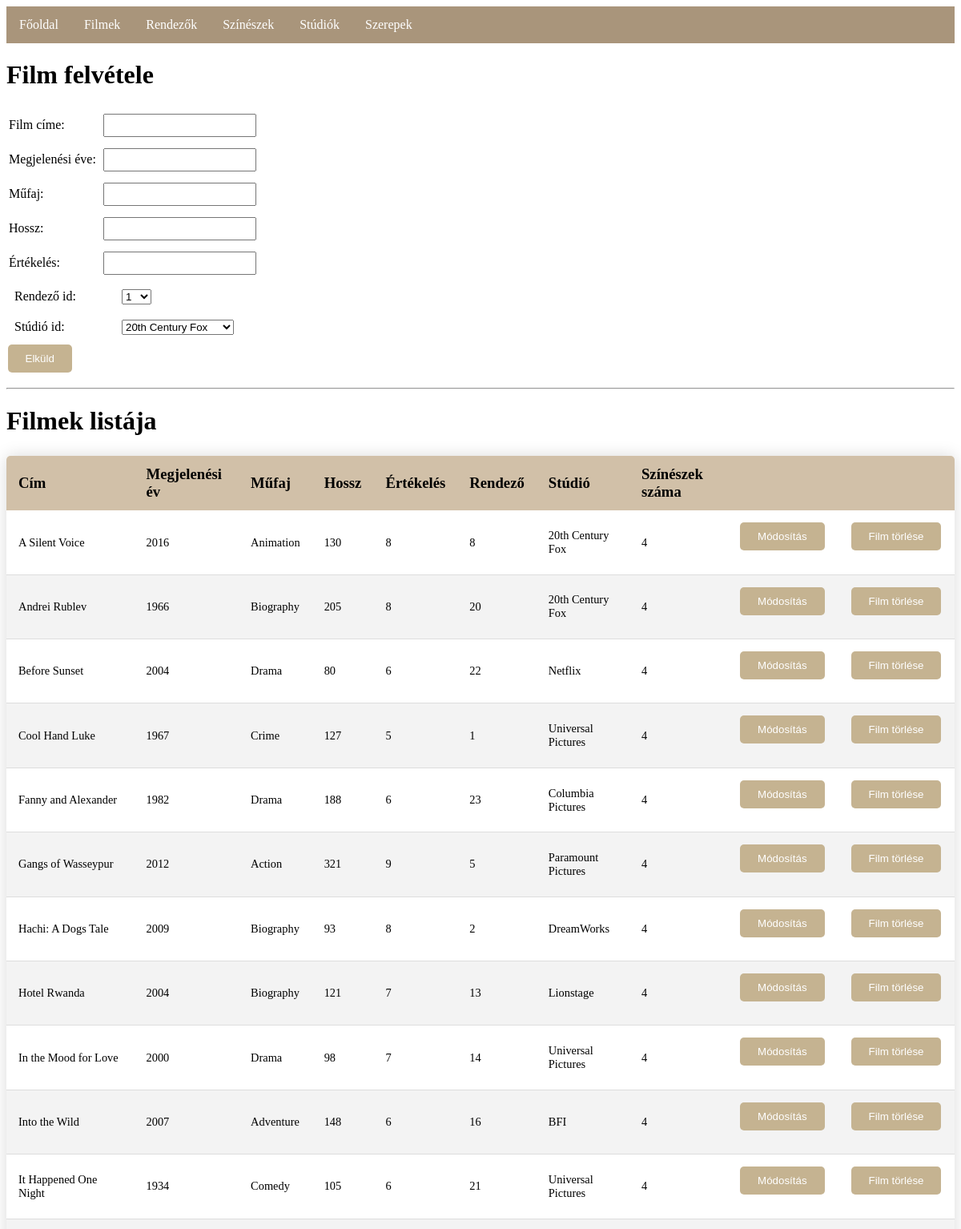
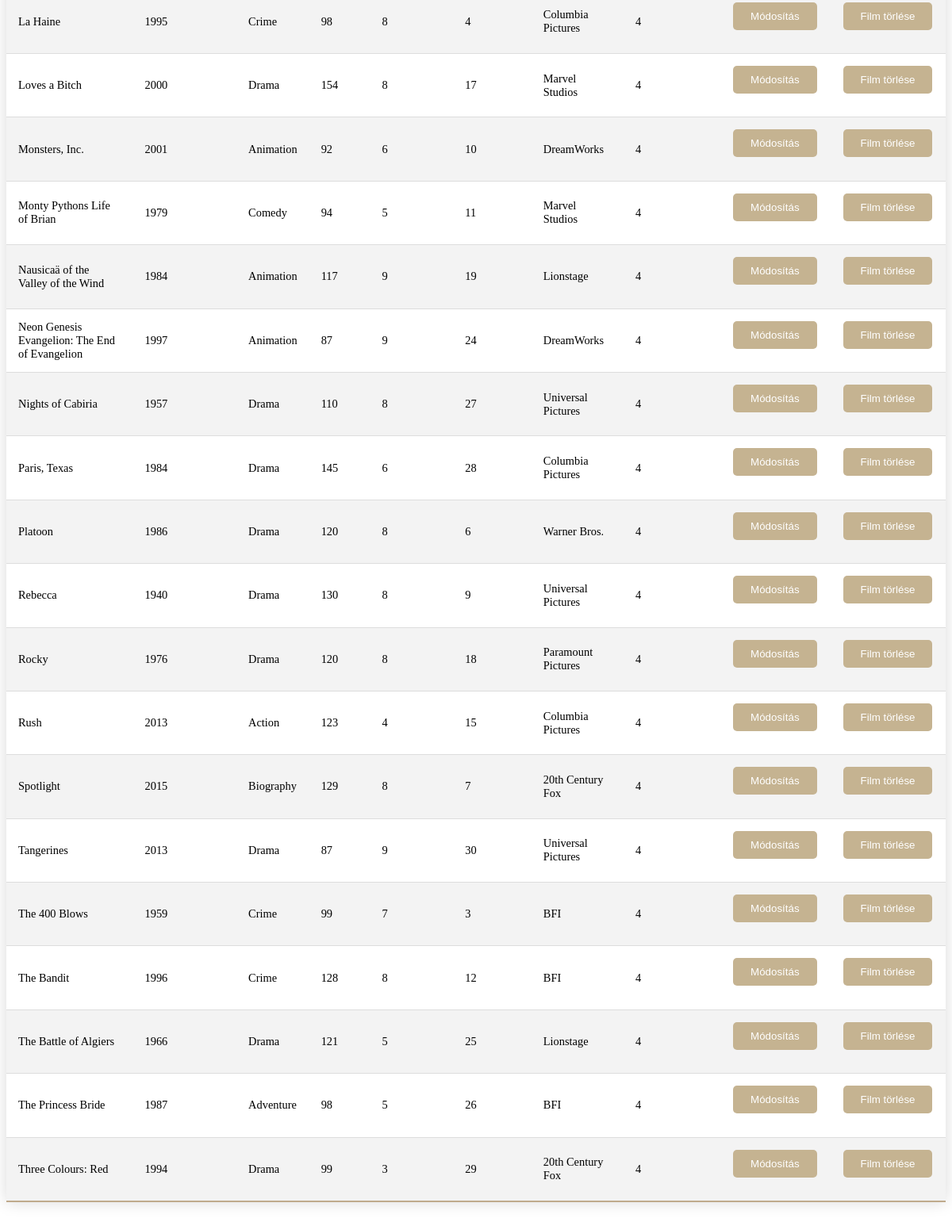
Screenshot of /Components/movie.php with the database file from the repository (2 pictures, top to bottom).
### tables this page shows
CREATE TABLE movie(title VARCHAR(100) PRIMARY KEY, release_date INT, genre VARCHAR(100), hossz INT, rank INT, directorID INT, FOREIGN KEY (directorID) REFERENCES director(id) ON DELETE CASCADE ON UPDATE CASCADE, studioID VARCHAR(20), FOREIGN KEY (studioID)  REFERENCES studio(name) ON DELETE CASCADE ON UPDATE CASCADE);

### functions.php (called while the page is built, shortened)
<?php
function imdb_csatlakozas() {
    $conn = mysqli_connect("localhost", "root", "") or die("Csatlakozási hiba");
    mysqli_query($conn, 'SET NAMES UTF-8');
	mysqli_query($conn, 'SET character_set_results=utf8');
	mysqli_set_charset($conn, 'utf8');
	return $conn;
}
function rendezoIDlistatLeker() {
if ( !($conn = imdb_csatlakozas()) ) {
		return false;
	}
	$result = mysqli_query( $conn,"SELECT id FROM director");
	return $result;
}
function studioIDlistatLeker() {
if ( !($conn = imdb_csatlakozas()) ) {
		return false;
	}
    $result = mysqli_query( $conn,"SELECT name FROM studio");
	return $result;
}
function filmlistatLeker() {
if ( !($conn = imdb_csatlakozas()) ) {
		return false;
	}
    $result = mysqli_query( $conn,"SELECT * FROM movie");
	return $result;
}
function szineszek_szama($title){
    if ( !($conn = imdb_csatlakozas()) ) {
    		return false;
    }
     $result = mysqli_query( $conn,"SELECT COUNT(movieID) AS countname FROM role WHERE role.movieID='$title'");
     while ( ($current_row = mysqli_fetch_assoc($result))!= null) {
           $row = $current_row;
     }
     return $row["countname"];
}
?>

### Components/movie.php (the view, shortened to what this page needs)
<?php
    include_once('functions.php');
    include_once('menu.php');
?>
<!DOCTYPE HTML>
<HTML>
<HEAD>
    <link rel="stylesheet" href="stilus.css">
</HEAD>
<BODY>
<h1>Film felvétele</h1>
<form method="POST" action="insertmovie.php" accept-charset="utf-8">
<table>
<tr>
    <td>Film címe: </td>
    <td><input type="text" name="title" required/></td>
</tr>
<tr>
    <td>Megjelenési éve: </td>
    <td><input type="text" name="release_date" required/></td>
</tr>
<tr>
    <td>Műfaj: </td>
    <td><input type="text" name="genre" required/></td>
</tr>
<tr>
    <td>Hossz: </td>
    <td><input type="text" name="hossz" required/></td>
</tr>
<tr>
    <td>Értékelés: </td>
    <td><input type="text" name="rank" required/></td>
</tr>
</table>
<label>Rendező id: </label>
<select name="directorID">
<?php
    $rendezok = rendezoIDlistatLeker();
    while( $egySor = mysqli_fetch_assoc($rendezok) ) {
         echo '<option value="'.$egySor["id"].'">'.$egySor["id"].'</option>';
    }
?>
</select>
<br>
<label>Stúdió id: </label>
<select name="studioID">
<?php
    $studiok = studioIDlistatLeker();
    while( $egySor = mysqli_fetch_assoc($studiok) ) {
          echo '<option value="'.$egySor["name"].'">'.$egySor["name"].'</option>';
    }
?>
</select>
<br>
<input type="submit" value="Elküld" />
</form>
<hr/>
<h1>Filmek listája</h1>
<table class="content-table">
    <thead>
    <tr>
        <th>Cím</th>
        <th>Megjelenési év</th>
        <th>Műfaj</th>
        <th>Hossz</th>
        <th>Értékelés</th>
        <th>Rendező</th>
        <th>Stúdió</th>
        <th>Színészek száma</th>
        <th></th>
        <th></th>
    </tr>
    </thead>
<?php
    $filmek = filmlistatLeker();
    while( $egySor = mysqli_fetch_assoc($filmek) ) {
        echo '<tr>';
        echo '<td>'. $egySor["title"] .'</td>';
        echo '<td>'. $egySor["release_date"] .'</td>';
        echo '<td>'. $egySor["genre"] .'</td>';
        echo '<td>'. $egySor["hossz"] .'</td>';
        echo '<td>'. $egySor["rank"] .'</td>';
        echo '<td>'. $egySor["directorID"] .'</td>';
        echo '<td>'. $egySor["studioID"] .'</td>';
        echo '<td>'. szineszek_szama($egySor["title"]) .'</td>';
        echo '<td><form method="POST" action="edit-moviepage.php">
           <input type="hidden" name="name" value="'.$egySor["title"].'-'.$egySor["release_date"].'-'.$egySor["genre"].'-'.$egySor["hossz"].'-'.$egySor["rank"].'" />
           <input type="submit" value="Módosítás" />
           </form></td>';
        echo '<td><form method="POST" action="deletemovie.php">
              <input type="hidden" name="title" value="'.$egySor["title"].'" />
              <input type="submit" value="Film törlése" />
              </form></td>';
        echo '</tr>';
    }
?>
</table>
</BODY>
</HTML>

### Style/stilus.css (style rules this page uses)
.content-table { border-collapse: collapse; margin: 25px 0; font-size: 0.9em; min-width: 600px; border-radius: 5px 5px 0 0; overflow: hidden; box-shadow: 0 0 20px rgba(0, 0, 0, 0.15); }
.content-table thead tr { background-color: #D1C0A8; text-align: left; font-weight: bold; font-size: 1.3em; }
.content-table th, .content-table td { padding: 12px 15px; }
.content-table tbody tr { border-bottom: 1px solid #dddddd; }
.content-table tbody tr:nth-of-type(even) { background-color: #f3f3f3; }
.content-table tbody tr:last-of-type { border-bottom: 2px solid #BFAA8C; }
label { margin: 5px; padding: 5px; text-align: left; display: inline-block; min-width: 120px; }
input { margin: 5px; padding: 5px; text-align: left; display: inline-flex; vertical-align: bottom; }
input[type=button], input[type=submit], input[type=reset] { background-color: #c5b391; border: none; color: white; padding: 10px 22px; text-decoration: none; margin: 3px 1.5px; cursor: pointer; border-radius: 5px 5px; overflow: hidden; }

### rows the page displays
movie: title "A Silent Voice", release_date "2016", genre "Animation", hossz "130", rank "8", directorID "8", studioID "20th Century Fox", title "4"
movie: title "Andrei Rublev", release_date "1966", genre "Biography", hossz "205", rank "8", directorID "20", studioID "20th Century Fox", title "4"
movie: title "Before Sunset", release_date "2004", genre "Drama", hossz "80", rank "6", directorID "22", studioID "Netflix", title "4"
movie: title "Cool Hand Luke", release_date "1967", genre "Crime", hossz "127", rank "5", directorID "1", studioID "Universal Pictures", title "4"
movie: title "Fanny and Alexander", release_date "1982", genre "Drama", hossz "188", rank "6", directorID "23", studioID "Columbia Pictures", title "4"
movie: title "Gangs of Wasseypur", release_date "2012", genre "Action", hossz "321", rank "9", directorID "5", studioID "Paramount Pictures", title "4"
movie: title "Hachi: A Dogs Tale", release_date "2009", genre "Biography", hossz "93", rank "8", directorID "2", studioID "DreamWorks", title "4"
movie: title "Hotel Rwanda", release_date "2004", genre "Biography", hossz "121", rank "7", directorID "13", studioID "Lionstage", title "4"
movie: title "In the Mood for Love", release_date "2000", genre "Drama", hossz "98", rank "7", directorID "14", studioID "Universal Pictures", title "4"
movie: title "Into the Wild", release_date "2007", genre "Adventure", hossz "148", rank "6", directorID "16", studioID "BFI", title "4"
movie: title "It Happened One Night", release_date "1934", genre "Comedy", hossz "105", rank "6", directorID "21", studioID "Universal Pictures", title "4"
movie: title "La Haine", release_date "1995", genre "Crime", hossz "98", rank "8", directorID "4", studioID "Columbia Pictures", title "4"
movie: title "Loves a Bitch", release_date "2000", genre "Drama", hossz "154", rank "8", directorID "17", studioID "Marvel Studios", title "4"
movie: title "Monsters, Inc.", release_date "2001", genre "Animation", hossz "92", rank "6", directorID "10", studioID "DreamWorks", title "4"
movie: title "Monty Pythons Life of Brian", release_date "1979", genre "Comedy", hossz "94", rank "5", directorID "11", studioID "Marvel Studios", title "4"
movie: title "Nausicaä of the Valley of the Wind", release_date "1984", genre "Animation", hossz "117", rank "9", directorID "19", studioID "Lionstage", title "4"
movie: title "Neon Genesis Evangelion: The End of Evangelion", release_date "1997", genre "Animation", hossz "87", rank "9", directorID "24", studioID "DreamWorks", title "4"
movie: title "Nights of Cabiria", release_date "1957", genre "Drama", hossz "110", rank "8", directorID "27", studioID "Universal Pictures", title "4"
movie: title "Paris, Texas", release_date "1984", genre "Drama", hossz "145", rank "6", directorID "28", studioID "Columbia Pictures", title "4"
movie: title "Platoon", release_date "1986", genre "Drama", hossz "120", rank "8", directorID "6", studioID "Warner Bros.", title "4"
movie: title "Rebecca", release_date "1940", genre "Drama", hossz "130", rank "8", directorID "9", studioID "Universal Pictures", title "4"
movie: title "Rocky", release_date "1976", genre "Drama", hossz "120", rank "8", directorID "18", studioID "Paramount Pictures", title "4"
movie: title "Rush", release_date "2013", genre "Action", hossz "123", rank "4", directorID "15", studioID "Columbia Pictures", title "4"
movie: title "Spotlight", release_date "2015", genre "Biography", hossz "129", rank "8", directorID "7", studioID "20th Century Fox", title "4"
movie: title "Tangerines", release_date "2013", genre "Drama", hossz "87", rank "9", directorID "30", studioID "Universal Pictures", title "4"
movie: title "The 400 Blows", release_date "1959", genre "Crime", hossz "99", rank "7", directorID "3", studioID "BFI", title "4"
movie: title "The Bandit", release_date "1996", genre "Crime", hossz "128", rank "8", directorID "12", studioID "BFI", title "4"
movie: title "The Battle of Algiers", release_date "1966", genre "Drama", hossz "121", rank "5", directorID "25", studioID "Lionstage", title "4"
movie: title "The Princess Bride", release_date "1987", genre "Adventure", hossz "98", rank "5", directorID "26", studioID "BFI", title "4"
movie: title "Three Colours: Red", release_date "1994", genre "Drama", hossz "99", rank "3", directorID "29", studioID "20th Century Fox", title "4"

### other values shown
form field directorID "1"
form field studioID "20th Century Fox"
